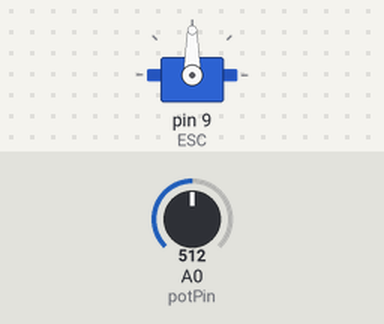
The sketch below on a simulated Arduino Uno, built with avr-gcc and run on an emulated ATmega328P. On the bench: servo. The test bench sets the inputs (shaded band); at power-on: A0 (potPin) = 512. What the sketch prints to the serial monitor is not drawn.

Above: at 2.2 s.
2.3 s: A0 (potPin) set to 716
At 3.0 s:
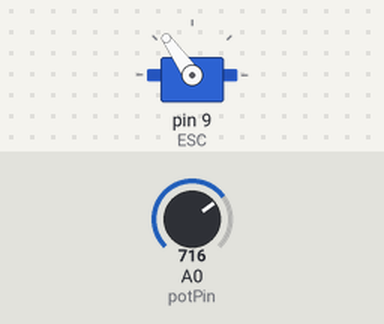
3.8 s: A0 (potPin) set to 900
At 4.2 s:
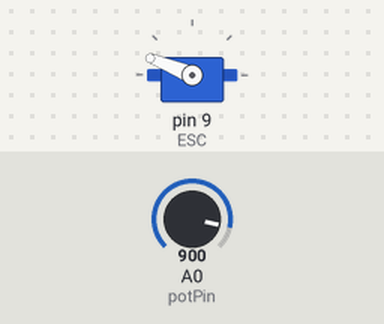
5.3 s: A0 (potPin) set to 1023
At 6.5 s:
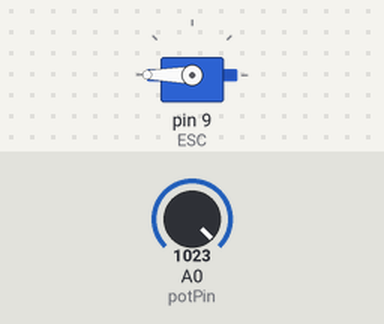
6.8 s: A0 (potPin) set to 306
At 7.7 s:
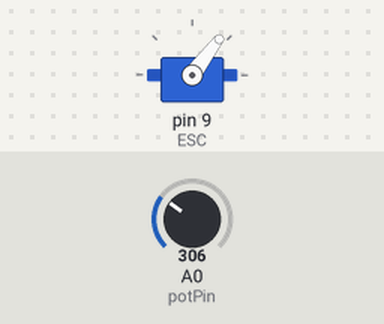
8.3 s: A0 (potPin) set to 122
At 8.7 s:
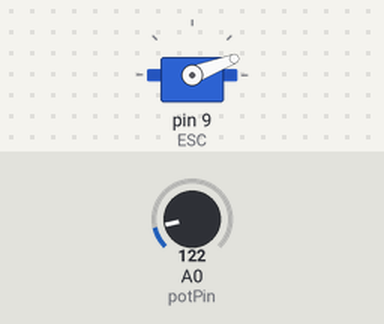
9.8 s: A0 (potPin) set to 0
At 11.0 s:
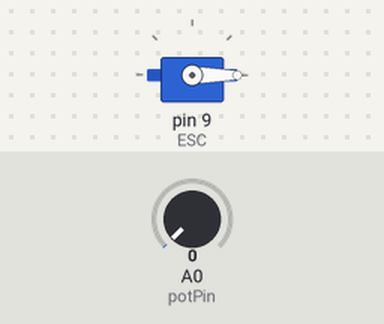
Timing chart, 0 to 12.3 s (numbered marks = the images above; inputs shaded):
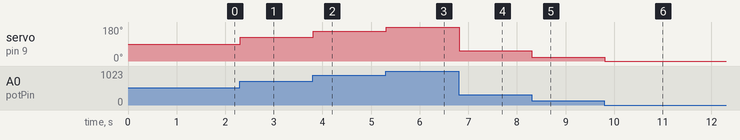

The sketch:

bldc_test_potentiometer.ino
```cpp
/*
  Arduino Brushless Motor Control
*/

#include <Servo.h>

Servo ESC;     // create servo object to control the ESC

int potValue;  // value from the analog pin
const int potPin = A0; //!!!!!!!!!!!!!!!!!

void setup() {
  // Attach the ESC on pin 9!!!!!!!!!!!
  ESC.attach(9,1000,2000); // (pin, min pulse width, max pulse width in microseconds) for ESC

  pinMode(potPin, INPUT);
  Serial.begin(9600);

  delay(1000);
}

void runMotor() {
  potValue = analogRead(potPin);   // reads the value of the potentiometer (value between 0 and 1023)
  int motor_value = map(potValue, 0, 1023, 0, 180);   // scale it to use it with the servo library (value between 0 and 180)
  Serial.println(motor_value);
  ESC.write(motor_value);    // Send the signal to the ESC
}

void loop() {
  runMotor();
}
```

Measured:
- after the input at 2.3 s, servo on pin 9 (ESC): 90° → 125° at once
- after the input at 3.8 s, servo on pin 9 (ESC): 125° → 158° at once
- after the input at 5.3 s, servo on pin 9 (ESC): 158° → 180° at once
- after the input at 6.8 s, servo on pin 9 (ESC): 180° → 53° at once
- after the input at 8.3 s, servo on pin 9 (ESC): 53° → 21° at once
- after the input at 9.8 s, servo on pin 9 (ESC): 21° → 0° at once
